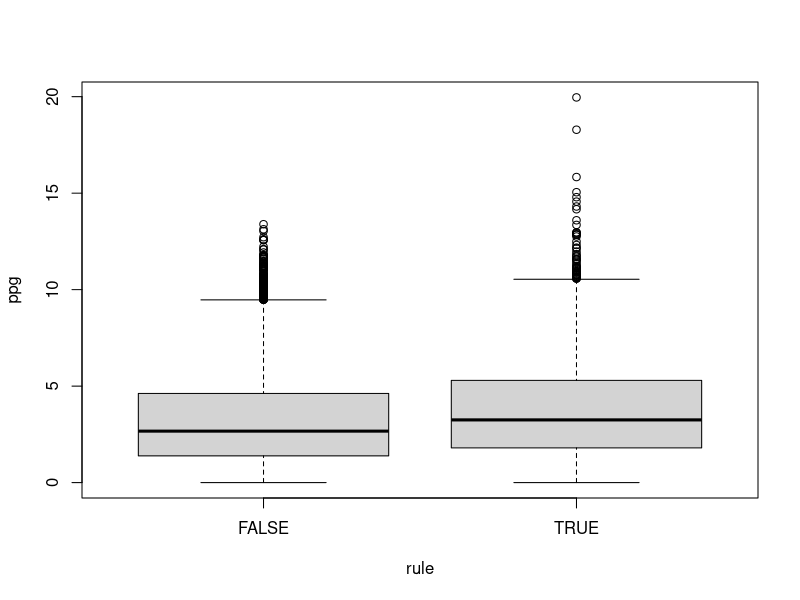
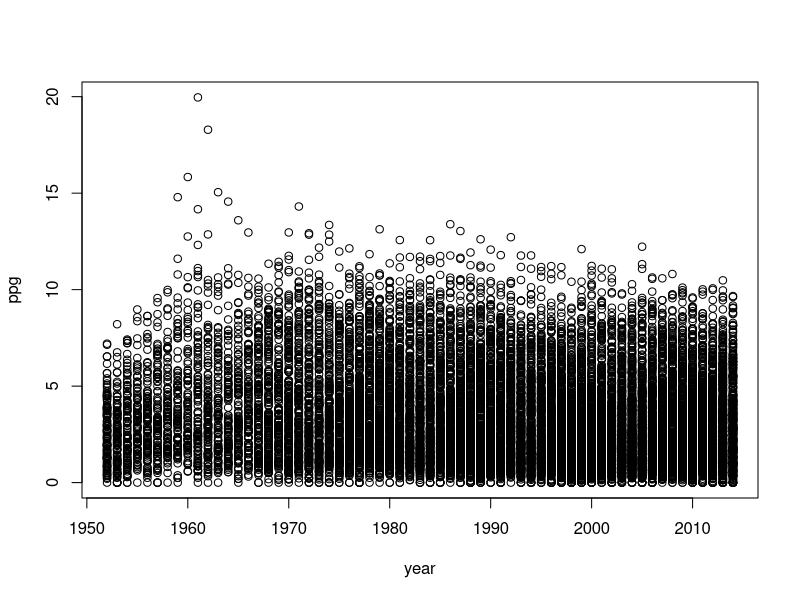

Generate these figures, in order, with R:
nba <- read.csv(file = 'data/nba_1953_2015.csv')

nba$x3p[is.na(nba$x3p)] <- 0

points <- data.frame(ppg = (nba$x2p + nba$x3p)/nba$g,
                     rule = nba$season_end<1979,
                     year = nba$season_end)

boxplot(ppg ~ rule, data=points)

plot(ppg ~ year, data = points)
